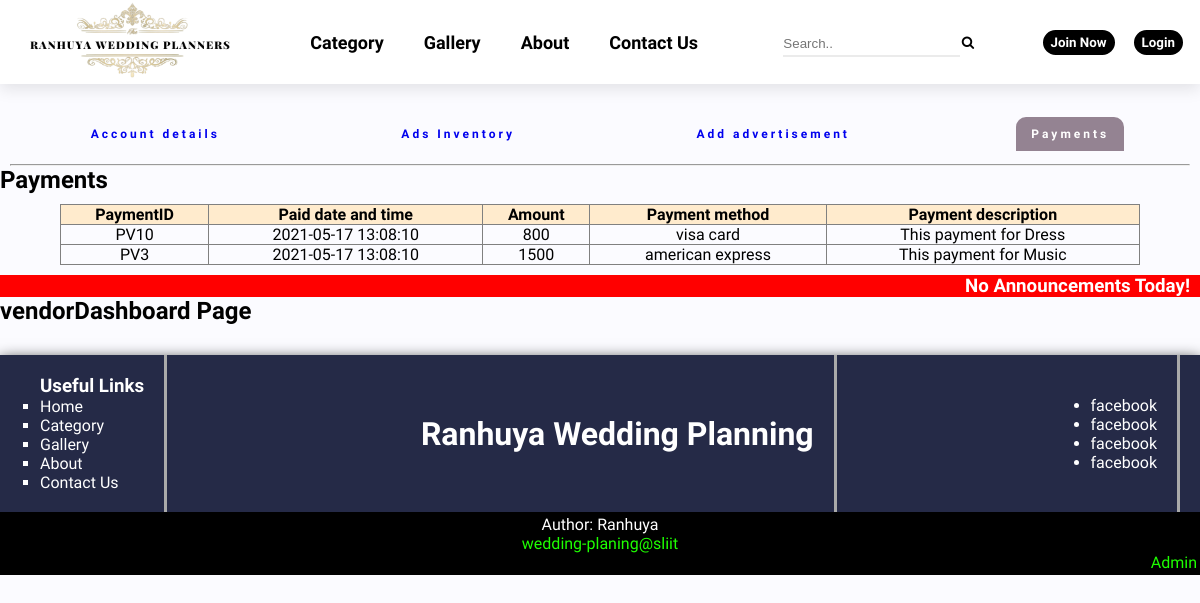
The page /paymentHistory.php on the database its author committed.
### tables this page shows
CREATE TABLE Payment (
  paymentID int(11) AUTO_INCREMENT NOT NULL,
  amount double DEFAULT NULL,
  adID int(11),
  vendorID int(11), 
  payTimeDate datetime DEFAULT NULL,
  pay_type varchar(20) DEFAULT NULL,
  pymntDescription varchar(300) DEFAULT NULL,
   
  CONSTRAINT paymentID_pk PRIMARY KEY (paymentID),
  CONSTRAINT adID_fk FOREIGN KEY (adID) REFERENCES Advertisement(adID) ON DELETE SET NULL,
  CONSTRAINT vendorPay_fk FOREIGN KEY (vendorID) REFERENCES Vendor(vendorID) ON DELETE SET NULL
);

### paymentHistory.php (the view)
<?php
    $title = 'Vendor Dashboard'; include("header.php");
?>
<link rel="stylesheet" href="./assets/css/paymentHistory.css">
<link rel="stylesheet" href="./assets/css/vendorNavBar.css">
	<nav id="vnavBar">
		<ul class="vendorNavbar">
			<li>
				<a class="link" href="accountDetails.php">Account details</a>
			</li>
			<li>
				<a class="link" href="adsInventory.php">Ads Inventory</a>
			</li>
			<li>
				<a class="link" href="addCommercialsPage.php">Add advertisement</a>
			</li>
			<li>
				<a class="link current"   href="paymentHistory.php">Payments</a>
			</li>
		</ul>
	</nav>
	<hr>
	<h2>Payments</h2>
	<div class="pays">
	<table border='1px solid #ddd'>
	  <tr>
	       <th>PaymentID</th>
		   <th>Paid date and time</th>
		   <th>Amount</th>
		   <th>Payment method</th>
		   <th>Payment description</th>
	  </tr>
	<?php
	  global $conn;
	  $sqlstmt="SELECT *
	            FROM  Payment
				WHERE VendorID=3
				ORDER BY paymentID DESC;";
      if($paymentHistory=mysqli_query($conn,$sqlstmt)){
		     if($paymentHistory->num_rows>0){
				 while($row=$paymentHistory->fetch_assoc()){
					 echo "<tr>";
		             echo "<td>PV".$row['paymentID']."</td>";
                     echo "<td>".$row['payTimeDate']."</td>";
                     echo "<td>".$row['amount']."</td>";
                    echo "<td>".$row['pay_type']."</td>";
                    echo "<td>".$row['pymntDescription']."</td>";
                    echo "</tr>";
				 }
			 }else{
				 echo "No payment records found";
			 }
	  }	else{
		  echo "Error: cannot query because".$conn->error;
	  }
	?>
	    </table>
	</div>
<?php include "vendorAnnouncementFooter.php"; ?>

### assets/css/main.css (style rules this page uses)
html, body { margin: 0; padding: 0; font-family: 'Ubuntu', sans-serif; }
a { text-decoration: none; }

### assets/css/header.css (style rules this page uses)
body { background-color: #FFF; }

### assets/css/paymentHistory.css (style rules this page uses)
* { margin:0px; padding:0px; }
body { background-color:#FBFBFF; }
.pays { display:flex; justify-content:center; align-items:center; }
table { width:90%; margin:10px; margin-right:10px; border-collapse: collapse; }
tr { text-align:center; overflow-wrap: break-word; }
th { background:blanchedalmond; }

### rows shown on the page
payment: paymentID "10", payTimeDate "2021-05-17 13:08:10", amount "800", pay_type "visa card", pymntDescription "This payment for Dress"
payment: paymentID "3", payTimeDate "2021-05-17 13:08:10", amount "1500", pay_type "american express", pymntDescription "This payment for Music"
